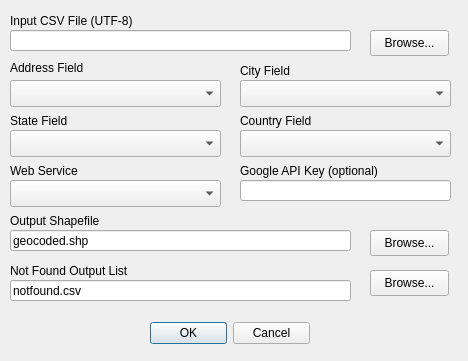
<?xml version="1.0" encoding="UTF-8"?>
<ui version="4.0">
 <class>mmqgis_geocode_web_service_form</class>
 <widget class="QDialog" name="mmqgis_geocode_web_service_form">
  <property name="windowModality">
   <enum>Qt::ApplicationModal</enum>
  </property>
  <property name="enabled">
   <bool>true</bool>
  </property>
  <property name="geometry">
   <rect>
    <x>0</x>
    <y>0</y>
    <width>468</width>
    <height>361</height>
   </rect>
  </property>
  <property name="mouseTracking">
   <bool>false</bool>
  </property>
  <property name="windowTitle">
   <string>Web Service Geocode</string>
  </property>
  <widget class="QDialogButtonBox" name="buttonBox">
   <property name="geometry">
    <rect>
     <x>150</x>
     <y>320</y>
     <width>160</width>
     <height>26</height>
    </rect>
   </property>
   <property name="orientation">
    <enum>Qt::Horizontal</enum>
   </property>
   <property name="standardButtons">
    <set>QDialogButtonBox::Cancel|QDialogButtonBox::Ok</set>
   </property>
  </widget>
  <widget class="QLabel" name="label">
   <property name="geometry">
    <rect>
     <x>10</x>
     <y>210</y>
     <width>141</width>
     <height>22</height>
    </rect>
   </property>
   <property name="text">
    <string>Output Shapefile</string>
   </property>
  </widget>
  <widget class="QLabel" name="label_3">
   <property name="geometry">
    <rect>
     <x>240</x>
     <y>60</y>
     <width>111</width>
     <height>22</height>
    </rect>
   </property>
   <property name="text">
    <string>City Field</string>
   </property>
  </widget>
  <widget class="QLineEdit" name="shapefilename">
   <property name="geometry">
    <rect>
     <x>10</x>
     <y>230</y>
     <width>341</width>
     <height>21</height>
    </rect>
   </property>
   <property name="text">
    <string>geocoded.shp</string>
   </property>
   <property name="readOnly">
    <bool>false</bool>
   </property>
  </widget>
  <widget class="QPushButton" name="browse_shapefile">
   <property name="geometry">
    <rect>
     <x>370</x>
     <y>230</y>
     <width>79</width>
     <height>26</height>
    </rect>
   </property>
   <property name="text">
    <string>Browse...</string>
   </property>
  </widget>
  <widget class="QComboBox" name="cityfield">
   <property name="geometry">
    <rect>
     <x>240</x>
     <y>80</y>
     <width>211</width>
     <height>27</height>
    </rect>
   </property>
  </widget>
  <widget class="QComboBox" name="addressfield">
   <property name="geometry">
    <rect>
     <x>10</x>
     <y>80</y>
     <width>211</width>
     <height>27</height>
    </rect>
   </property>
  </widget>
  <widget class="QLabel" name="label_4">
   <property name="geometry">
    <rect>
     <x>10</x>
     <y>60</y>
     <width>111</width>
     <height>16</height>
    </rect>
   </property>
   <property name="text">
    <string>Address Field</string>
   </property>
  </widget>
  <widget class="QLabel" name="label_2">
   <property name="geometry">
    <rect>
     <x>10</x>
     <y>10</y>
     <width>151</width>
     <height>22</height>
    </rect>
   </property>
   <property name="text">
    <string>Input CSV File (UTF-8)</string>
   </property>
  </widget>
  <widget class="QLineEdit" name="infilename">
   <property name="geometry">
    <rect>
     <x>10</x>
     <y>30</y>
     <width>341</width>
     <height>21</height>
    </rect>
   </property>
   <property name="text">
    <string/>
   </property>
   <property name="readOnly">
    <bool>false</bool>
   </property>
  </widget>
  <widget class="QPushButton" name="browse_infile">
   <property name="geometry">
    <rect>
     <x>370</x>
     <y>30</y>
     <width>79</width>
     <height>26</height>
    </rect>
   </property>
   <property name="text">
    <string>Browse...</string>
   </property>
  </widget>
  <widget class="QLabel" name="label_5">
   <property name="geometry">
    <rect>
     <x>10</x>
     <y>260</y>
     <width>171</width>
     <height>22</height>
    </rect>
   </property>
   <property name="text">
    <string>Not Found Output List</string>
   </property>
  </widget>
  <widget class="QLineEdit" name="notfoundfilename">
   <property name="geometry">
    <rect>
     <x>10</x>
     <y>280</y>
     <width>341</width>
     <height>21</height>
    </rect>
   </property>
   <property name="text">
    <string>notfound.csv</string>
   </property>
   <property name="readOnly">
    <bool>false</bool>
   </property>
  </widget>
  <widget class="QPushButton" name="browse_notfound">
   <property name="geometry">
    <rect>
     <x>370</x>
     <y>270</y>
     <width>79</width>
     <height>26</height>
    </rect>
   </property>
   <property name="text">
    <string>Browse...</string>
   </property>
  </widget>
  <widget class="QComboBox" name="statefield">
   <property name="geometry">
    <rect>
     <x>10</x>
     <y>130</y>
     <width>211</width>
     <height>27</height>
    </rect>
   </property>
  </widget>
  <widget class="QLabel" name="label_6">
   <property name="geometry">
    <rect>
     <x>10</x>
     <y>110</y>
     <width>171</width>
     <height>22</height>
    </rect>
   </property>
   <property name="text">
    <string>State Field</string>
   </property>
  </widget>
  <widget class="QComboBox" name="countryfield">
   <property name="geometry">
    <rect>
     <x>240</x>
     <y>130</y>
     <width>211</width>
     <height>27</height>
    </rect>
   </property>
  </widget>
  <widget class="QLabel" name="label_7">
   <property name="geometry">
    <rect>
     <x>240</x>
     <y>110</y>
     <width>171</width>
     <height>22</height>
    </rect>
   </property>
   <property name="text">
    <string>Country Field</string>
   </property>
  </widget>
  <widget class="QComboBox" name="servicename">
   <property name="geometry">
    <rect>
     <x>10</x>
     <y>180</y>
     <width>211</width>
     <height>27</height>
    </rect>
   </property>
  </widget>
  <widget class="QLabel" name="label_8">
   <property name="geometry">
    <rect>
     <x>10</x>
     <y>160</y>
     <width>171</width>
     <height>22</height>
    </rect>
   </property>
   <property name="text">
    <string>Web Service</string>
   </property>
  </widget>
  <widget class="QLineEdit" name="apikey">
   <property name="geometry">
    <rect>
     <x>240</x>
     <y>180</y>
     <width>211</width>
     <height>21</height>
    </rect>
   </property>
  </widget>
  <widget class="QLabel" name="label_9">
   <property name="geometry">
    <rect>
     <x>240</x>
     <y>160</y>
     <width>171</width>
     <height>22</height>
    </rect>
   </property>
   <property name="text">
    <string>Google API Key (optional)</string>
   </property>
  </widget>
 </widget>
 <tabstops>
  <tabstop>infilename</tabstop>
  <tabstop>browse_infile</tabstop>
  <tabstop>addressfield</tabstop>
  <tabstop>cityfield</tabstop>
  <tabstop>statefield</tabstop>
  <tabstop>countryfield</tabstop>
  <tabstop>servicename</tabstop>
  <tabstop>shapefilename</tabstop>
  <tabstop>browse_shapefile</tabstop>
  <tabstop>notfoundfilename</tabstop>
  <tabstop>browse_notfound</tabstop>
  <tabstop>buttonBox</tabstop>
 </tabstops>
 <resources/>
 <connections>
  <connection>
   <sender>buttonBox</sender>
   <signal>accepted()</signal>
   <receiver>mmqgis_geocode_web_service_form</receiver>
   <slot>accept()</slot>
   <hints>
    <hint type="sourcelabel">
     <x>248</x>
     <y>254</y>
    </hint>
    <hint type="destinationlabel">
     <x>157</x>
     <y>274</y>
    </hint>
   </hints>
  </connection>
  <connection>
   <sender>buttonBox</sender>
   <signal>rejected()</signal>
   <receiver>mmqgis_geocode_web_service_form</receiver>
   <slot>reject()</slot>
   <hints>
    <hint type="sourcelabel">
     <x>316</x>
     <y>260</y>
    </hint>
    <hint type="destinationlabel">
     <x>286</x>
     <y>274</y>
    </hint>
   </hints>
  </connection>
 </connections>
</ui>
